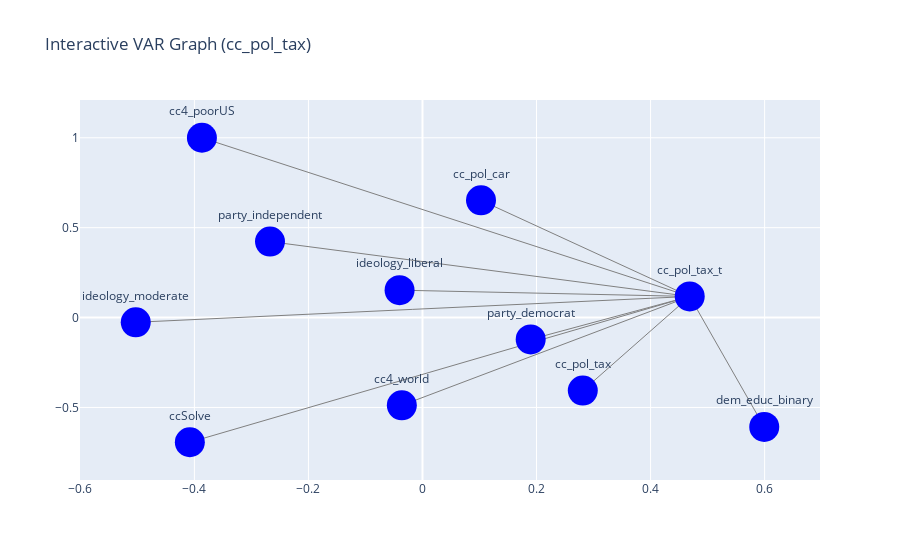
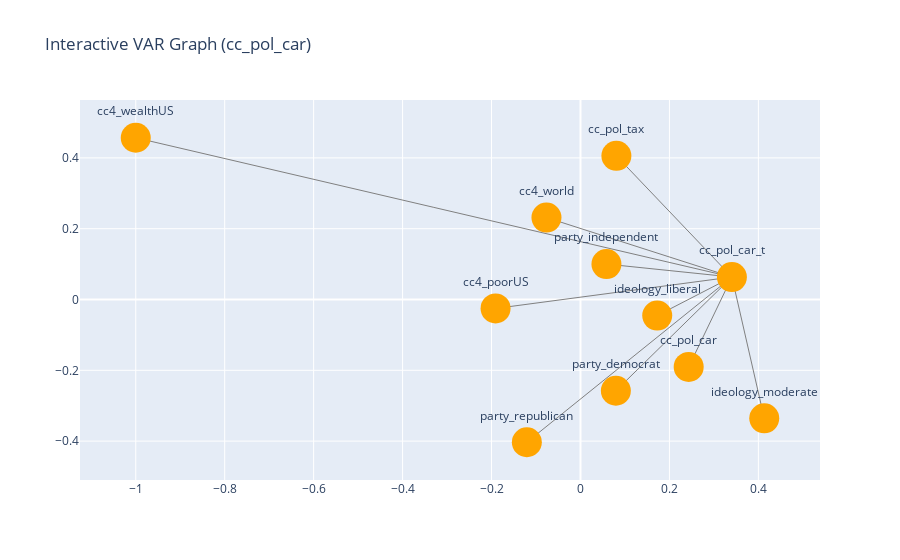

Notebook code cell kept with these figures, in order:
### Markdown cell above
#### Panel VAR Analysis – RQ1  
The results show that **support for both carbon taxes and emissions standards remains stable over time**, with **no significant shift during the election period**, as indicated by the non-significant `wave3_dummy`. Instead, support is more strongly associated with **climate concern, political alignment, and education level** - though only some of these effects reach statistical significance.

Key findings:
* **Previous support** is the strongest and most consistent predictor for both policy types, confirming temporal persistence.
* **Democratic party affiliation**, **liberal ideology**, and **global climate harm perception** are significantly associated with increased support for both carbon taxes and emissions standards.
* **Concern for poor U.S. communities** also has a significant and positive effect, particularly for emissions standards.
* **Higher education** is positively associated with carbon tax support but not statistically significant for emissions standards.
* **Willingness to pay** (`ccSolve`) is positively linked to support for carbon taxes but has no significant effect on emissions standards.
* **Republican affiliation** shows a negative association with carbon tax support (though not statistically significant), while its relationship with emissions standards is more complex and not consistently significant.
* **Independents** show modest but significant positive associations with both types of climate policy, suggesting bipartisan appeal for regulatory measures.
* **No significant effect** is detected for the `wave3_dummy`, indicating that support did **not shift noticeably during the election period**.
* For **emissions standards support (`cc_pol_car_t`)**, `cc4_wealthUS` has a **small but statistically significant negative coefficient**. This suggests that **greater concern for wealthy U.S. communities is associated with slightly *lower* support** for emissions regulations.

> Therefore, the answer to RQ1 is **No**:  
> There is **no election-related shock** in climate policy support. Instead, **support patterns reflect long-term political identity and climate concern**, rather than short-term political events.

### Code cell
import plotly.graph_objects as go
import networkx as nx
import os
os.makedirs("../results", exist_ok=True)

edges_tax = df_tax[df_tax['significant']][['predictor', 'model', 'coef']].copy()
edges_tax.columns = ['source', 'target', 'weight']

edges_car = df_car[df_car['significant']][['predictor', 'model', 'coef']].copy()
edges_car.columns = ['source', 'target', 'weight']

# Build graph
G = nx.DiGraph()
for _, row in edges_tax.iterrows():
    G.add_edge(row['source'], row['target'], weight=row['weight'])

pos = nx.spring_layout(G, seed=42)

# Extract positions and edges
edge_x, edge_y, edge_widths = [], [], []
for u, v in G.edges():
    x0, y0 = pos[u]
    x1, y1 = pos[v]
    edge_x += [x0, x1, None]
    edge_y += [y0, y1, None]
    edge_widths.append(abs(G[u][v]['weight']) * 4)  # scale for visibility

# Plot edges
fig = go.Figure()
fig.add_trace(go.Scatter(
    x=edge_x, y=edge_y,
    mode='lines',
    line=dict(width=1, color='gray'),
    hoverinfo='none'
))

# Plot nodes
node_x, node_y = zip(*[pos[n] for n in G.nodes()])
fig.add_trace(go.Scatter(
    x=node_x,
    y=node_y,
    mode='markers+text',
    text=list(G.nodes()),
    textposition="top center",
    marker=dict(size=30, color='blue'),
    hoverinfo='text'
))

fig.update_layout(
    showlegend=False,
    title="Interactive VAR Graph (cc_pol_tax)",
    hovermode='closest'
)
fig.write_html("../results/rq1_var_graph_cc_pol_tax.html")
fig.show()

# Build graph for model2 (cc_pol_car)
G = nx.DiGraph()
for _, row in edges_car.iterrows():
    G.add_edge(row['source'], row['target'], weight=row['weight'])

pos = nx.spring_layout(G, seed=42)

# Extract positions and edges
edge_x, edge_y, edge_widths = [], [], []
for u, v in G.edges():
    x0, y0 = pos[u]
    x1, y1 = pos[v]
    edge_x += [x0, x1, None]
    edge_y += [y0, y1, None]
    edge_widths.append(abs(G[u][v]['weight']) * 4)  # scaled for visibility

# Plot edges
fig = go.Figure()
fig.add_trace(go.Scatter(
    x=edge_x, y=edge_y,
    mode='lines',
    line=dict(width=1, color='gray'),
    hoverinfo='none'
))

# Plot nodes
node_x, node_y = zip(*[pos[n] for n in G.nodes()])
fig.add_trace(go.Scatter(
    x=node_x,
    y=node_y,
    mode='markers+text',
    text=list(G.nodes()),
    textposition="top center",
    marker=dict(size=30, color='orange'),  # Use orange to match dot-whisker color
    hoverinfo='text'
))

fig.update_layout(
    showlegend=False,
    title="Interactive VAR Graph (cc_pol_car)",
    hovermode='closest'
)
fig.write_html("../results/rq1_var_graph_cc_pol_car.html")
fig.show()

### Figure 1 — Plotly figure (JSON) as saved in the notebook; plotly's stock layout.template omitted (floating-point values rounded to 4 significant figures)
{"data": [{"hoverinfo": "none", "line": {"color": "gray", "width": 1}, "mode": "lines", "type": "scatter", "x": [-0.3868, 0.4687, null, -0.408, 0.4687, null, -0.5029, 0.4687, null, 0.1026, 0.4687, null, -0.2674, 0.4687, null, 0.5994, 0.4687, null, -0.03622, 0.4687, null, -0.04018, 0.4687, null, 0.1897, 0.4687, null, 0.2811, 0.4687, null], "y": [1, 0.1175, null, -0.6934, 0.1175, null, -0.02628, 0.1175, null, 0.6518, 0.1175, null, 0.4224, 0.1175, null, -0.6085, 0.1175, null, -0.4882, 0.1175, null, 0.1524, 0.1175, null, -0.1214, 0.1175, null, -0.4062, 0.1175, null]}, {"hoverinfo": "text", "marker": {"color": "blue", "size": 30}, "mode": "markers+text", "text": ["cc4_poorUS", "cc_pol_tax_t", "ccSolve", "ideology_moderate", "cc_pol_car", "party_independent", "dem_educ_binary", "cc4_world", "ideology_liberal", "party_democrat", "cc_pol_tax"], "textposition": "top center", "type": "scatter", "x": [-0.3868, 0.4687, -0.408, -0.5029, 0.1026, -0.2674, 0.5994, -0.03622, -0.04018, 0.1897, 0.2811], "y": [1, 0.1175, -0.6934, -0.02628, 0.6518, 0.4224, -0.6085, -0.4882, 0.1524, -0.1214, -0.4062]}], "layout": {"hovermode": "closest", "showlegend": false, "title": {"text": "Interactive VAR Graph (cc_pol_tax)"}}}

### Figure 2 — Plotly figure (JSON) as saved in the notebook; plotly's stock layout.template omitted (floating-point values rounded to 4 significant figures)
{"data": [{"hoverinfo": "none", "line": {"color": "gray", "width": 1}, "mode": "lines", "type": "scatter", "x": [-1, 0.3405, null, -0.1206, 0.3405, null, -0.1909, 0.3405, null, 0.08072, 0.3405, null, -0.07653, 0.3405, null, 0.4132, 0.3405, null, 0.07952, 0.3405, null, 0.05835, 0.3405, null, 0.1725, 0.3405, null, 0.2433, 0.3405, null], "y": [0.4569, 0.06351, null, -0.4032, 0.06351, null, -0.0253, 0.06351, null, 0.4057, 0.06351, null, 0.2315, 0.06351, null, -0.3357, 0.06351, null, -0.2578, 0.06351, null, 0.1001, 0.06351, null, -0.0454, 0.06351, null, -0.1903, 0.06351, null]}, {"hoverinfo": "text", "marker": {"color": "orange", "size": 30}, "mode": "markers+text", "text": ["cc4_wealthUS", "cc_pol_car_t", "party_republican", "cc4_poorUS", "cc_pol_tax", "cc4_world", "ideology_moderate", "party_democrat", "party_independent", "ideology_liberal", "cc_pol_car"], "textposition": "top center", "type": "scatter", "x": [-1, 0.3405, -0.1206, -0.1909, 0.08072, -0.07653, 0.4132, 0.07952, 0.05835, 0.1725, 0.2433], "y": [0.4569, 0.06351, -0.4032, -0.0253, 0.4057, 0.2315, -0.3357, -0.2578, 0.1001, -0.0454, -0.1903]}], "layout": {"hovermode": "closest", "showlegend": false, "title": {"text": "Interactive VAR Graph (cc_pol_car)"}}}
